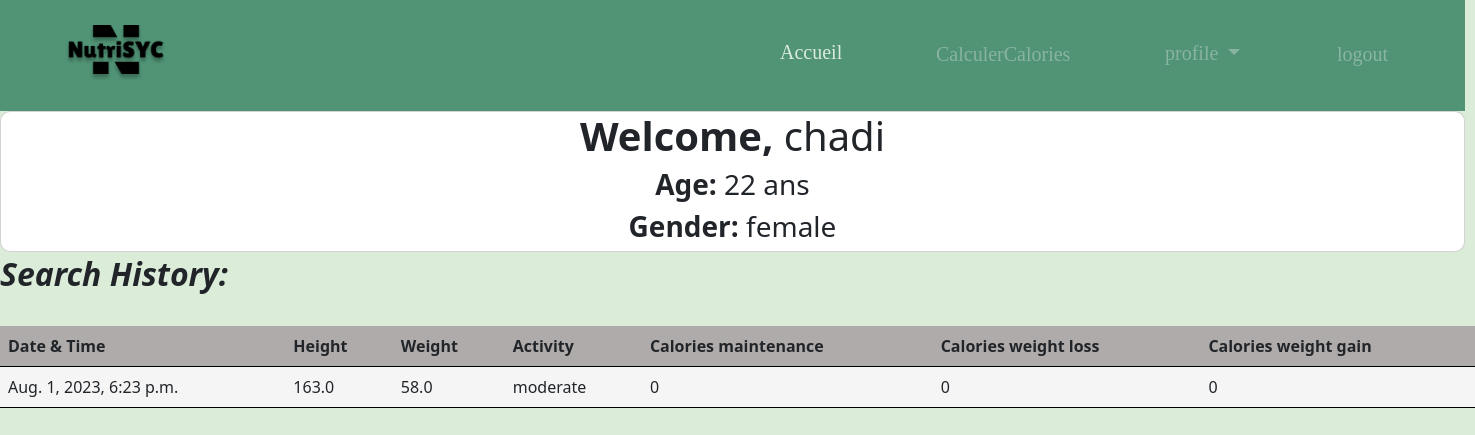
The app's page /profile (signed in) with its own data.
### users/models.py (models this page shows, shortened)
class History(models.Model):
    user = models.ForeignKey(User, on_delete=models.CASCADE)
    age = models.IntegerField()
    gender = models.CharField(max_length=10)
    weight = models.FloatField()
    height = models.FloatField()
    activity = models.CharField(max_length=20)
    calories_maintenance = models.DecimalField(max_digits=8, decimal_places=0, default=0.0)
    calories_weight_loss = models.DecimalField(max_digits=8, decimal_places=0, default=0.0)
    calories_weight_gain = models.DecimalField(max_digits=8, decimal_places=0, default=0.0)
    timestamp = models.DateTimeField(auto_now_add=True)

### users/views.py (the view)
# urls.py: path('profile', views.Hprofile, name='profile'),
def Hprofile(request):
    if request.user.is_authenticated:
        search_history = History.objects.filter(user=request.user).order_by('-timestamp')
        uage = search_history.first()
        user_age = uage.age
        user_gender = uage.gender
        return render(request, 'users/profile.html', {'search_history': search_history , 'user_age': user_age ,'user_gender':user_gender })
    else:
     return render(request, 'users/profile.html')

### users/templates/users/profile.html (shortened to what this page needs)
{% load static %}
<!DOCTYPE html>
<html lang="en">
<head>
    <link href="https://cdn.jsdelivr.net/npm/bootstrap@5.3.1/dist/css/bootstrap.min.css" rel="stylesheet" >
</head>
<body>
    <div class="Header" style="width: 1465px; height: 111px; position: relative ;background-color: #509375;">
        <div class="Header" style="width: 1440px; height: 111px; left: 0px; top: 0px; position: absolute; background: rgba(254, 255, 249, 0)"></div>
        <img class="NutrisycHighResolutionLogoBlackOnTransparentBackground1" style="width: 102px; height: 56px; left: 65px; top: 25px; position: absolute; ; " src="{% static 'css/images/nutrisyc-high-resolution-logo-black-on-transparent-background 1.png' %}" alt="Image description" />
          <a href="first">
            <div class="Accueil" style="left: 780px; top: 37px; position: absolute; color: #DBECDA; font-size: 20px; font-family: Knewave; font-weight: 400; word-wrap: break-word">Accueil </div>
        </a>
        <a href="{% url 'cal_calc' %} ">
           <div class="Calculercalories" style="left: 936px; top: 39px; position: absolute; color: #89B4A1; font-size: 20px; font-family: Knewave; font-weight: 400; word-wrap: break-word">CalculerCalories</div>
         </a>
           <nav class="navbar" style="left: 1165px; top: 22px; position: absolute; color: #89B4A1; font-size: 20px; font-family: Knewave; font-weight: 400; word-wrap: break-word">
            <ul class="navbar-nav">
              <li class="nav-item dropdown">
                <a class="nav-link dropdown-toggle"  role="button" data-bs-toggle="dropdown" aria-expanded="false">
                  profile
                </a>
              </li>
            </ul>
        </div>
           <a href="{% url 'logout' %}">
            <div class="SeConnecter" style="left: 1337px; top: 39px; position: absolute; color: #89B5A1; font-size: 20px; font-family: Knewave; font-weight: 400; word-wrap: break-word">logout</div>
          </a>
    {% if user.is_authenticated %}
    <div class="card">
      <h1><b>Welcome, </b>{{ user.username }} </h1>
      {% if user_age %}
        <h3><b> Age: </b>{{ user_age }} ans</h3>
      {% endif %}
      {% if user_gender %}
        <h3><b> Gender: </b>{{ user_gender }} </h3>
      {% endif %}
    </div>
    <h2><b>Search History:</b></h2><br>
    <table class="tt">
        <thead>
            <tr>
                <th>Date & Time</th>
                <th>Height</th>
                <th>Weight</th>
                <th>Activity</th>
                <th>Calories maintenance</th>
                <th>Calories weight loss</th>
                <th>Calories weight gain</th>
            </tr>
        </thead>
        <tbody>
            {% for i in search_history %}
            <tr>
                <td>{{ i.timestamp }}</td>
                <td>{{ i.height }}</td>
                <td>{{ i.weight }}</td>
                <td>{{ i.activity }}</td>
                <td id="clr">{{ i.calories_maintenance }}</td>
                <td id="clr" >{{ i.calories_weight_loss }}</td>
                <td id="clr" >{{ i.calories_weight_gain }}</td>
            </tr>
            {% endfor %}
        </tbody>
    </table>
    {% else %}
        <h1>Welcome to the Profile Page!</h1>
        <p>Please log in to view your search history.</p>
        <a href="/login"><button type="submit" class="btn btn-primary">Se connecter</button></a>
    {% endif %}
</body>
</html>

### users/templates/users/profile.html (style rules this page uses)
body { background-color: #DBECD9; }
.tt { width: 100%; margin-top: 50px; }
.tt th, .tt td { padding: 8px; text-align: left; border-bottom: 1px solid black; }
.tt th { background-color: rgb(176, 171, 171); }
tbody { background-color: whitesmoke; }
h2 { font-weight: 500; position: absolute; top: 255px; font-style: italic; }
.nav-link { color: #89B4A1; }
.card { width: 1465px; border-radius: 10px; text-align: center; }

### records on screen
History: gender "female", timestamp "Aug. 1, 2023, 6:23 p.m.", height "163.0", weight "58.0", activity "moderate", calories_maintenance "0", calories_weight_loss "0", calories_weight_gain "0"

### other values on screen
{{ user.username }} "chadi"
{{ user_age }} "22"
